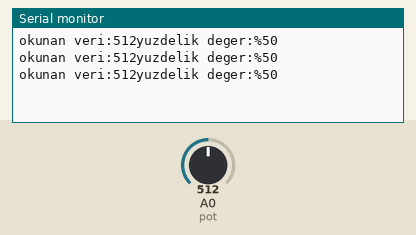
The sketch below on a simulated Arduino Uno, built with avr-gcc and run on an emulated ATmega328P. On the bench: the last lines printed to the serial monitor. The test bench sets the inputs (shaded band); at power-on: A0 (pot) = 512.

Above: at 1.3 s.
1.4 s: A0 (pot) set to 716
At 1.9 s:
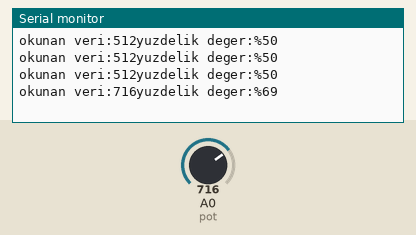
2.9 s: A0 (pot) set to 900
At 3.4 s:
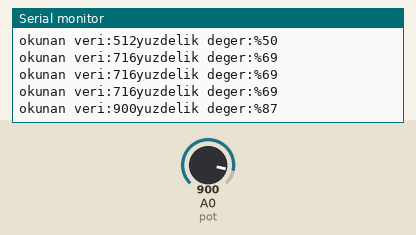
Timing chart, 0 to 5.9 s (numbered marks = the images above; inputs shaded):
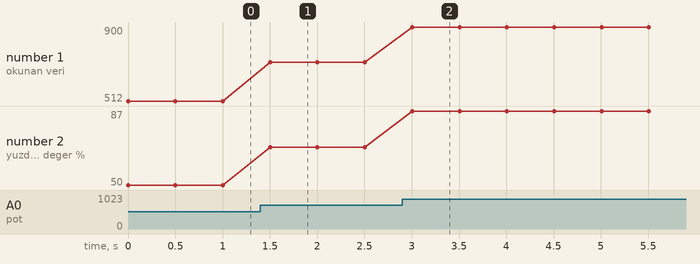

Measured:
- after the input at 1.4 s, the serial monitor: prints a new line after 0.10 s (image 1)
- after the input at 2.9 s, the serial monitor: prints a new line after 0.10 s (image 2)
- plotted number 1: 512 → 716 after the input at 1.4 s, 716 → 900 after the input at 2.9 s
- plotted number 2: 50 → 69 after the input at 1.4 s, 69 → 87 after the input at 2.9 s

The sketch:

ornek_seri_port_uygulamasi.ino
```cpp
const int pot = 0;

void setup() {
  Serial.begin(9600);
}

void loop() {
  int deger = analogRead(pot);

  int yuzdelikDeger = map(deger, 0, 1023, 0, 100);
  Serial.print("okunan veri:");
  Serial.print(deger);
  Serial.print("yuzdelik deger:");
  Serial.print("%");
  Serial.println(yuzdelikDeger);
  delay(500);
}
```
